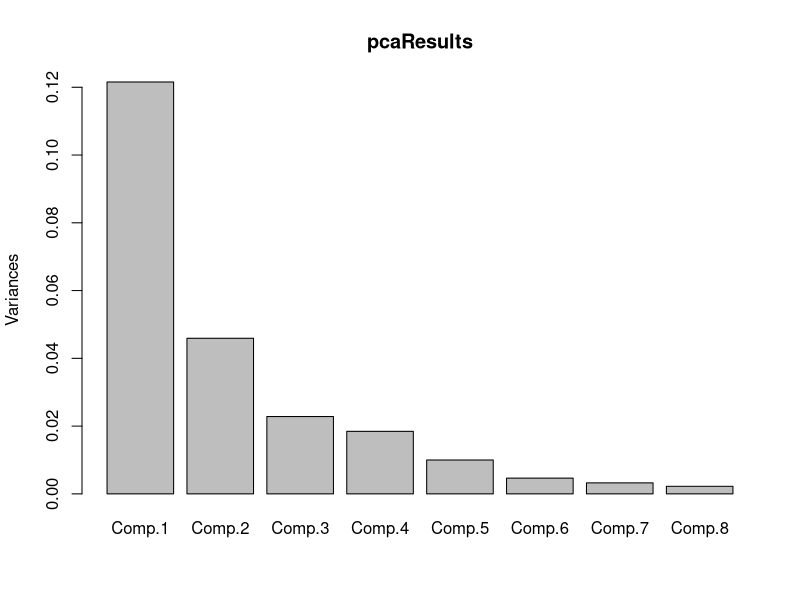
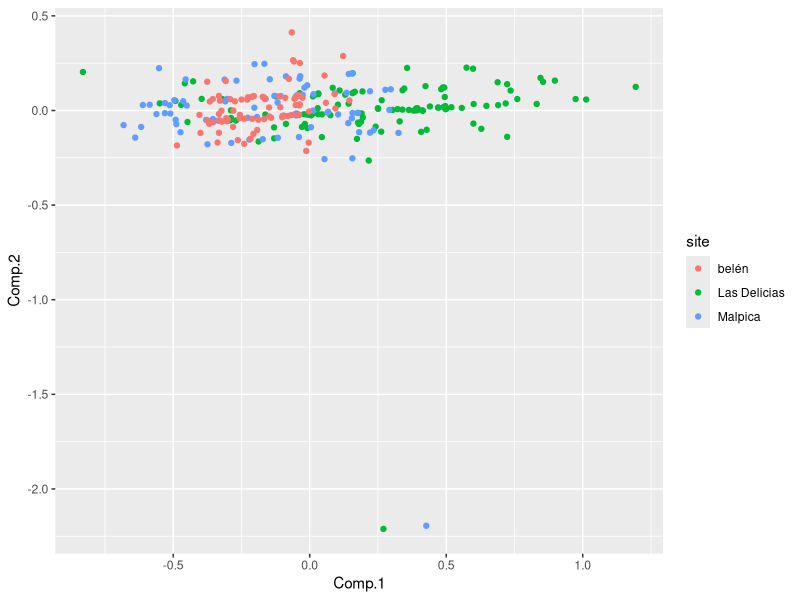
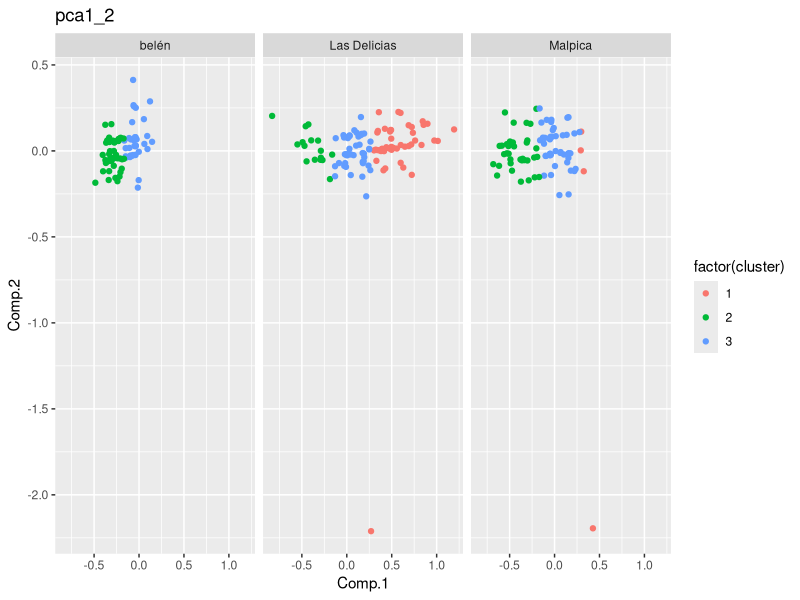
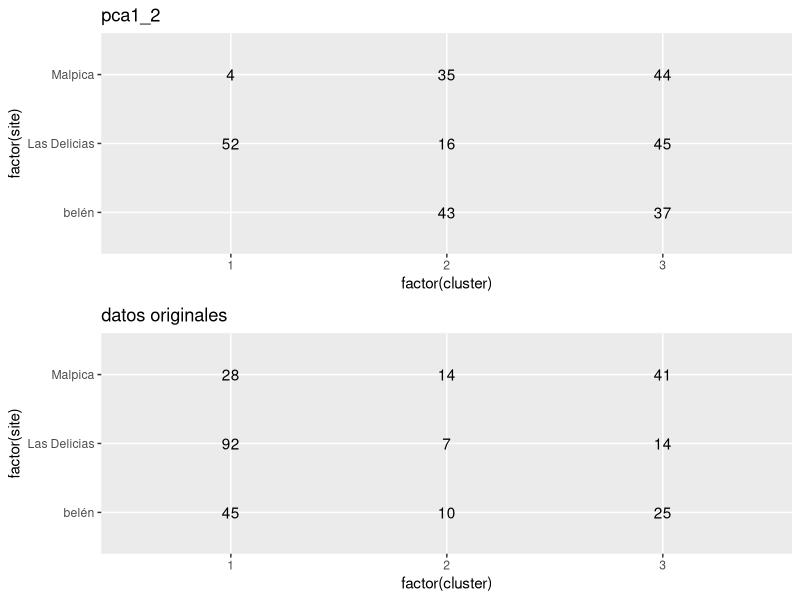
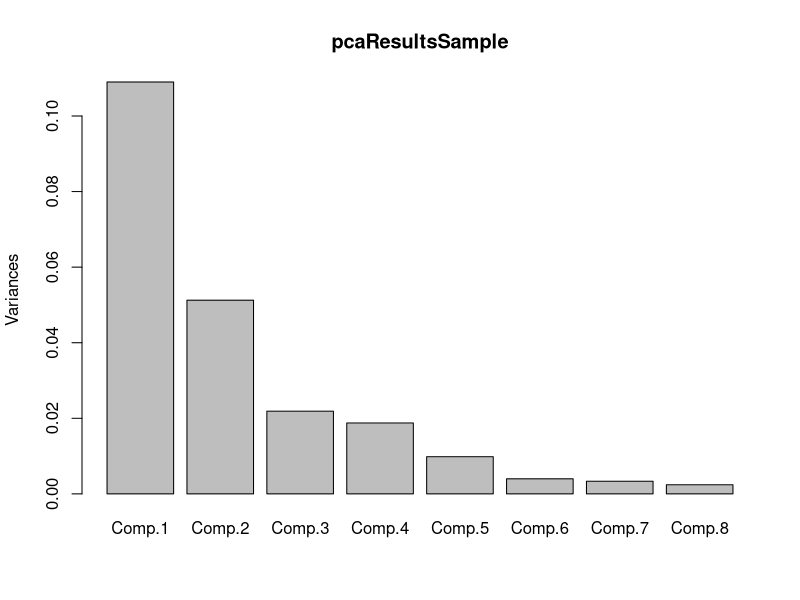
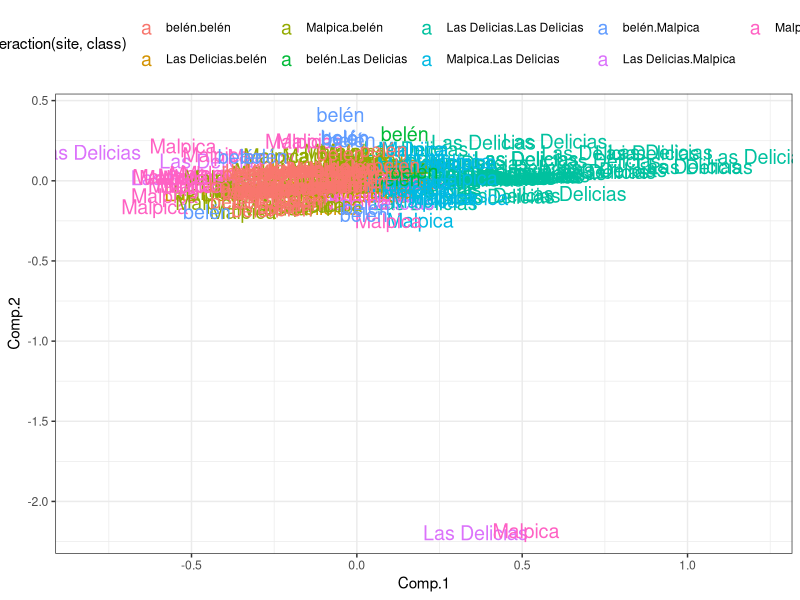

The R source for these figures, in order: (Note: this script raises an error after producing the figures.)
library(ggplot2)
library(gridExtra)    
library(plyr)
library(MASS)
library(caret)



myData <- read.csv('all.csv', header=T, sep=";")
# only type 2
myData <- subset(myData, TYPE=="2")
# keep just 8 measures and site
myData <- myData[,5:13]


######### EDA #####################
#ggplot(myData, aes(x=exterior_diam, y=rim_w, colour=site)) + geom_point()
# ggplot(myData, aes(x=exterior_diam, fill=site)) + geom_bar() + facet_wrap(~site, ncol=1)
# ggplot(myData, aes(x=rim_w_2, y=protruding_rim, colour=site)) + geom_point() + facet_wrap(~site)

########## PCA #####################

# compute PCA with data transformed to logarithmic to get rid of orders of magnitude
logData <- log(myData[,1:8])
pcaResults <- princomp(logData, center=T, scale=T)

# plot to check the relevance of the first 2 PC'S
plot(pcaResults)

# get the scores of the data
pcaValues <- as.data.frame(pcaResults$scores)
# put type in pcaValues
pcaValues$site <- myData$site

ggplot(pcaValues, aes(x=Comp.1, y=Comp.2, col=site)) + geom_point()

# K-means con PCA Values
measures <- pcaValues[,1:2]
# 3 sites
numGroups = 3
myKMeans <- kmeans(measures,numGroups)

amphKMean <- pcaValues
amphKMean$cluster <- myKMeans$cluster
ggplot(amphKMean, aes(x=Comp.1, y=Comp.2, colour=factor(cluster))) + geom_point() + facet_grid(~site) + ggtitle("pca1_2")

amphKMeanCountPCA <- count(amphKMean, vars=c('site','cluster'))

g1 <- ggplot(amphKMeanCountPCA, aes(y=factor(site), x=factor(cluster), label=freq)) + geom_text() + ggtitle("pca1_2")

# K-means con datos originales
measures2 <- myData[,1:8]
numGroups = 3
myKMeans <- kmeans(measures2,numGroups)

amphKMean <- myData 
amphKMean$cluster <- myKMeans$cluster
amphKMeanCountStd <- count(amphKMean, vars=c('site','cluster'))

g2 <- ggplot(amphKMeanCountStd, aes(y=factor(site), x=factor(cluster), label=freq)) + geom_text() + ggtitle("datos originales")
grid.arrange(g1,g2)

############ Discriminant Analysis  ############################

sampleSize = min(count(myData,'site')$freq)

amph1 <- subset(myData, site=="Las Delicias")
sample1 <- amph1[sample(nrow(amph1), sampleSize),]
amph2 <- subset(myData, site=="Malpica")
sample2 <- amph2[sample(nrow(amph2), sampleSize),]
amph3 <- subset(myData, site=="belén")
sample3 <- amph3[sample(nrow(amph3), sampleSize),]

sample <- rbind(sample1,sample2)
sample <- rbind(sample, sample3)

logDataSample <- log(sample[,1:8])
pcaResultsSample <- princomp(logDataSample, center=T, scale=T)

# plot to check the relevance of the first 2 PC'S
plot(pcaResultsSample)

# get the scores of the data
pcaValuesSample <- as.data.frame(pcaResultsSample$scores)
# put type in pcaValues
pcaValuesSample$site <- sample$site

amphDA <- qda(site~Comp.1+Comp.2, data=pcaValuesSample, prior=c(1,1,1)/3)
predQda <- predict(amphDA, pcaValuesSample)
    
sample$probDelicias<- predQda$posterior[,"Las Delicias"]
sample$probMalpica <- predQda$posterior[,"Malpica"]
sample$probBelen <- predQda$posterior[,"belén"]
pcaValuesSample$class <- predQda$class

g1 <- ggplot(pcaValuesSample, aes(x=Comp.1, y=Comp.2, colour=factor(class))) + geom_point() + facet_grid(~site) + ggtitle("pca1_2")

ggplot(pcaValuesSample, aes(x=Comp.1, y=Comp.2, col=interaction(site,class), label=site)) + geom_text(size=5) + theme_bw() + theme(legend.position="top")
confusionMatrix(pcaValuesSample$class, pcaValuesSample$site)


